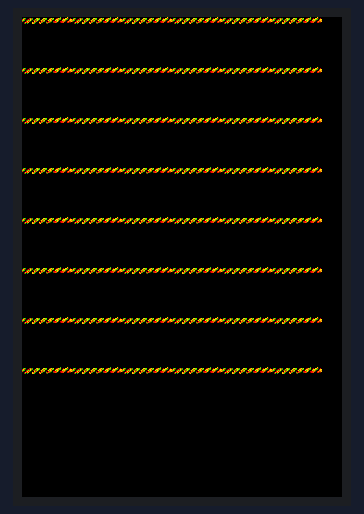
Recording of a sketch running on a simulated ESP32. Shown: 320×480 colour display. Random numbers use the default seed unless the sketch sets one.

Above: at 1.0 s.
At 54.09 s:
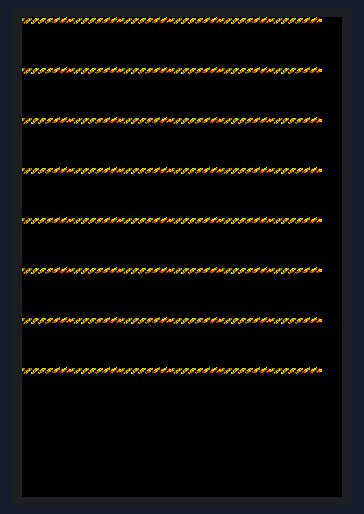
At 69.3 s:
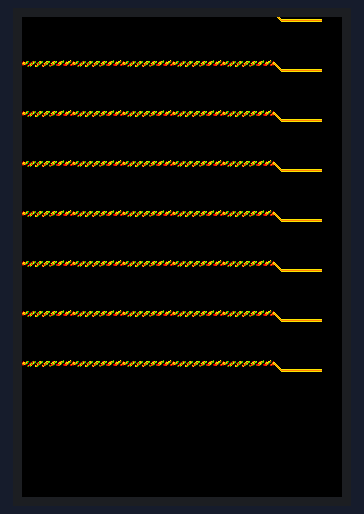
At 84.9 s:
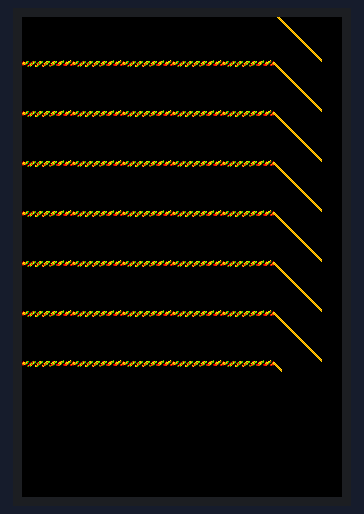
At 97.8 s:
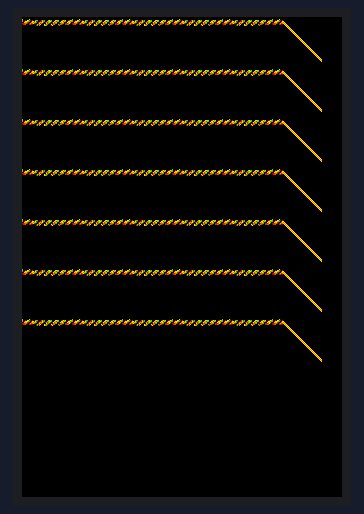
At 128.3 s:
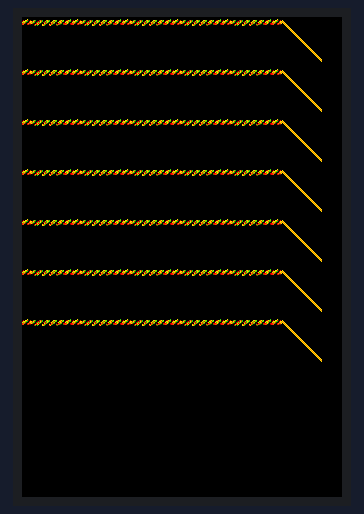

Measured:
- what the display in image 2 shows lasts 0.6 s, from 69.2 s to 69.8 s

The sketch:

main.ino
```cpp
#include <Arduino.h>
#include <TFT_eSPI.h>
#include <SPI.h>
#include "menu.h"
#include "game1.h"

extern TFT_eSPI tft = TFT_eSPI();

void setup() {
    gameSetup();
    //menu(tft);
}


void loop() {
  gameLoop();
}
```

game1.cpp
```cpp
#include <Arduino.h>
#include <TFT_eSPI.h>
#include <SPI.h>
#include "game1.h"

#define TFT_WIDTH  240
#define TFT_HEIGHT 320
#define TILE_SIZE  50   // Example: Each tile is 16x16 pixels
#define WORLD_WIDTH  480   // Example: World is twice the width of the screen
#define WORLD_HEIGHT 640   // Example: World is twice the height of the screen

int playerX = 0;
extern TFT_eSPI tft;

//sprites
const uint16_t playerSprite[] = {
  // Replace this with your player sprite pixel data
};

const uint16_t enemySprite[] = {
  // Replace this with your enemy sprite pixel data
};

const uint16_t itemSprite[] = {
  // Replace this with your item sprite pixel data
};

//player class
class Player {
  private:


  public:
    int x;
    int y;
    int width;
    int height;
    int health;
    int attack;
    int mvmntSpeed;
    int critDmg;

    Player(int startX, int startY, int playerWidth, int playerHeight, int initialHealth, int initialAttack, int initialMvmntSpeed, int initialCritDmg) {
        x = startX;
        y = startY;
        width = playerWidth;
        height = playerHeight;
        health = initialHealth;
        attack = initialAttack;
        mvmntSpeed = initialMvmntSpeed;
        critDmg = initialCritDmg;
    }

    void drawPlayer() {
      tft.fillRect(x, y, width, height, TFT_GREEN);
    }

    void takeDamage(int damage) {
      health -= damage;
      if (health < 0) {
        health = 0;
      }
    }

    int getHealth() {
      return health;
    }

    void setHealth(int newHealth) {
      health = newHealth;
    }

    int getAttackDmg() {
      return attack;
    }

    void setAttackDmg(int newAttackDmg) {
      attack = newAttackDmg;
    }

    bool isAlive() {
      return health > 0;
    }

    void setMvmntSpeed(int newMvmntSpeed) {
      mvmntSpeed = newMvmntSpeed;
    }

    int getMvmntSpeed() {
      return mvmntSpeed;
    }

    void setCritDmg(int newCritDmg) {
        critDmg = newCritDmg;
    }

    int getCritDmg() {
        return critDmg;
    }

};

//enemy class with target setting and movement
class Enemy {

    private:


    public:
        int width;
        int height;
        int health;
        int attack;
        float startX;
        float startY;
        float targetX;
        float targetY;
        float currentY;
        float currentX;
        float speed;

        Enemy(float spawnX, float spawnY, float moveSpeed, int enemyWidth, int enemyHeight, int initialHealth, int initialAttack) {
        width = enemyWidth;
        height = enemyHeight;
        health = initialHealth;
        attack = initialAttack;
        startX = spawnX;
        startY = spawnY;
        currentX = spawnX;
        currentY = spawnY;
        speed = moveSpeed;
    }

    void setTarget(float playerX, float playerY) {
        targetX = playerX;
        targetY = playerY;
    }

    void updatePosition() {
        float dx = targetX - currentX;
        float dy = targetY - currentY;
        float distance = sqrt(dx * dx + dy * dy);

        if (distance > speed){
            // calculate movement
            float moveX = dx / distance * speed;
            float moveY = dy / distance * speed;

            // update current pos
            currentX += moveX;
            currentY += moveY;
        } else {
            // if close, same as target
            currentX = targetX;
            currentY = targetY;
        }
    }

    int getEnemyWidth() {
      return width;
    }

    int getEnemyHeight() {
      return height;
    }

    void drawEnemy() {
        tft.fillRect(currentX, currentY, width, height, TFT_BLUE);

/*         //debugging
        Serial.print("Drawing enemy at: ");
        Serial.print(currentX);
        Serial.print(", ");
        Serial.println(currentY); */
    }

    void takeDamage(int damage) {
      health -= damage;
      if (health < 0) {
        health = 0;
      }
    }

    int getHealth() {
      return health;
    }

    void setHealth(int newHealth) {
      health = newHealth;
    }

    int getAttackDmg() {
      return attack;
    }

    void setAttackDmg(int newAttackDmg) {
      attack = newAttackDmg;
    }

    bool isAlive() {
        return health > 0;
    }
};

//item/pickup class
class Item {
  private:


  public:
    int x;
    int y;
    int width;
    int height;
    bool collected;

    Item(int startX, int startY, int itemWidth, int itemHeight) {
      x = startX;
      y = startY;
      width = itemWidth;
      height = itemHeight;
      collected = false;
    }

    void drawItem() {
      // Draw the item sprite on the screen if it's not collected
      if (!collected) {
        tft.pushImage(x, y, width, height, itemSprite);
      }
    }

    bool isCollected() {
      return collected;
    }

    void collect() {
      collected = true;
    }

        int getWidth() {
      return width;
    }

    int getHeight() {
      return height;
    }

    // Add more methods as needed for your game
};

//collision detection function
bool checkCollision(Player& player, Item& item) {
  // assumes that hitboxes are square
  return (player.x < item.x + item.width &&
          player.x + player.width > item.x &&
          player.y < item.y + item.height &&
          player.y + player.height > item.y);
}

//enemy spawning function
void spawnEnemy(int enemyWidth, int enemyHeight, int enemyHealth, int enemyAttackDmg) {
    // Randomly determine the side of the screen to spawn the enemy
    int side = random(4); // 0: top, 1: right, 2: bottom, 3: left
    int x;
    int y;


    // calculate random position based on the chosen side
    switch (side) {
    case 0: // top
        x = random(0, TFT_WIDTH - enemyWidth);
        y = 0;
        break;
    case 1: // right
        x = TFT_WIDTH - enemyWidth;
        y = random(0, TFT_HEIGHT - enemyHeight);
        break;
    case 2: // bottom
        x = random(0, TFT_WIDTH - enemyWidth);
        y = TFT_HEIGHT - enemyHeight;
        break;
    case 3: // left
        x = 0;
        y = random(0, TFT_HEIGHT - enemyHeight);
        break;
    }

    Serial.println(side);
    //Enemy enemy(x, y, enemyWidth, enemyHeight, enemyHealth, enemyAttackDmg);
    //enemy.drawEnemy();
}

Enemy enemy(0, 0, 5/*move speed*/, 10, 10, 10, 10);
Player player(TFT_WIDTH/2, TFT_HEIGHT/2, 50, 50, 100, 10, 1, 1);

void gameSetup() {
    Serial.begin(115200);
    TFT_eSPI tft = TFT_eSPI();
    tft.init();
    tft.fillScreen(TFT_RED);

    player.drawPlayer();
    enemy.drawEnemy();
    enemy.setTarget(player.x, player.y);

    tft.init();
    tft.setRotation(0);
    tft.fillScreen(TFT_RED);
}

void gameLoop() {
  // Scroll the world
    player.drawPlayer();
    enemy.updatePosition();
    enemy.drawEnemy();


    int scrollX = constrain(playerX - (TFT_WIDTH + TILE_SIZE) / 2, 0, WORLD_WIDTH - TFT_WIDTH - TILE_SIZE);
    int scrollY = constrain(playerX - (TFT_HEIGHT + TILE_SIZE) / 2, 0, WORLD_HEIGHT - TFT_HEIGHT - TILE_SIZE);
    playerX++;
    //scrollY++;

  // Draw the visible portion of the world
  drawWorld(scrollX, scrollY);
}

// Example: Bitmap data for a single tile (16x16 pixels)
// This is just a placeholder, replace it with your actual tile data
const uint16_t tileBitmap[TILE_SIZE * TILE_SIZE] = {
  0x00, 0x00, 0x00, 0x00, 0x00, 0x00, 0x00, 0x00, 0x00, 0x00, 0x00, 0x00,
  0x00, 0x00, 0x00, 0x00, 0x00, 0x00, 0x00, 0x00, 0x00, 0x00, 0x00, 0x00,
  0x00, 0x00, 0x00, 0x00, 0x00, 0x00, 0x00, 0x00, 0x00, 0x00, 0x00, 0x00,
  0x00, 0x00, 0x3F, 0x00, 0x00, 0x00, 0x00, 0x00, 0x00, 0xFF, 0x01, 0x00,
  0x00, 0x00, 0x00, 0x07, 0xFC, 0x07, 0x00, 0x00, 0x00, 0x82, 0x7F, 0xF0,
  0x1F, 0x00, 0x00, 0x00, 0xC6, 0xFF, 0xC3, 0x3F, 0x00, 0x00, 0x00, 0xE7,
  0xFF, 0x8F, 0x7F, 0x00, 0x00, 0x80, 0xE3, 0xFF, 0x1F, 0xFE, 0x00, 0x00,
  0x80, 0xE1, 0xFF, 0x7F, 0xFC, 0x01, 0x00, 0xC0, 0x00, 0xFF, 0xFF, 0xF8,
  0x03, 0x00, 0xE0, 0x00, 0xE0, 0xFF, 0xF1, 0x03, 0x00, 0x60, 0xF0, 0x81,
  0xFF, 0xE3, 0x07, 0x00, 0x60, 0xFC, 0x1F, 0xFE, 0xC7, 0x07, 0x00, 0x30,
  0xFE, 0x7F, 0xF8, 0x8F, 0x0F, 0x00, 0x30, 0xFF, 0xFF, 0xF1, 0x9F, 0x0F,
  0x00, 0xB0, 0xFF, 0xFF, 0xE3, 0x3F, 0x0F, 0x00, 0xB0, 0xFF, 0xFF, 0xC7,
  0x3F, 0x1E, 0x00, 0xB8, 0xFF, 0xFF, 0x8F, 0x7F, 0x1E, 0x00, 0x98, 0x1F,
  0xFC, 0x3F, 0xFF, 0x1C, 0x00, 0xB8, 0x3F, 0xE0, 0x3F, 0xFE, 0x1C, 0x00,
  0x98, 0xFF, 0xC3, 0x7F, 0xFE, 0x19, 0x00, 0x98, 0xFF, 0x0F, 0xFF, 0xFC,
  0x19, 0x00, 0x38, 0xFF, 0x3F, 0xFF, 0xFC, 0x01, 0x00, 0x30, 0xFE, 0x7F,
  0xFE, 0xF9, 0x03, 0x00, 0x30, 0xFC, 0xFF, 0xFC, 0xF9, 0x03, 0x00, 0x30,
  0xF8, 0xFF, 0xF8, 0xF3, 0x03, 0x00, 0x30, 0x00, 0xFF, 0xF9, 0xF3, 0x03,
  0x00, 0x70, 0x00, 0xFC, 0xF9, 0xF3, 0x07, 0x00, 0x60, 0x00, 0xF8, 0xF3,
  0xF3, 0x07, 0x00, 0xE0, 0xF8, 0xF8, 0xF3, 0xF7, 0x03, 0x00, 0xC0, 0xF8,
  0xF1, 0xF3, 0xE3, 0x03, 0x00, 0xC0, 0xFD, 0xF1, 0xF3, 0xF7, 0x01, 0x00,
  0x80, 0xFD, 0xF1, 0xF3, 0xE7, 0x00, 0x00, 0x00, 0xFF, 0xF1, 0xF3, 0x07,
  0x00, 0x00, 0x00, 0xFF, 0xF8, 0xF3, 0x07, 0x00, 0x00, 0x00, 0x7E, 0xF8,
  0xF3, 0x83, 0x03, 0x00, 0x00, 0x3C, 0xF8, 0xF3, 0xC3, 0x01, 0x00, 0x00,
  0x70, 0xF8, 0xF9, 0xE3, 0x00, 0x00, 0x00, 0xE0, 0xE1, 0x41, 0x78, 0x00,
  0x00, 0x00, 0xC0, 0x0F, 0x00, 0x1F, 0x00, 0x00, 0x00, 0x00, 0xFF, 0xFD,
  0x07, 0x00, 0x00, 0x00, 0x00, 0xF8, 0xFF, 0x01, 0x00, 0x00, 0x00, 0x00,
  0x80, 0x16, 0x00, 0x00, 0x00, 0x00, 0x00, 0x00, 0x00, 0x00, 0x00, 0x00,
  0x00, 0x00, 0x00, 0x00, 0x00, 0x00, 0x00, 0x00, 0x00, 0x00, 0x00, 0x00,
  0x00, 0x00,
};

void drawWorld(int offsetX, int offsetY) {
  // Clear the screen
  //tft.fillScreen(TFT_BLACK);

  // Calculate the number of tiles that fit on the screen
  int numTilesX = (TFT_WIDTH + TILE_SIZE * 2 - 1) / TILE_SIZE;
  int numTilesY = (TFT_HEIGHT + TILE_SIZE * 2 - 1) / TILE_SIZE;

  // Calculate the starting tile position
  int startX = offsetX / TILE_SIZE;
  int startY = offsetY / TILE_SIZE;

  // Calculate the offset within the starting tile
  int offsetXInTile = offsetX % TILE_SIZE;
  int offsetYInTile = offsetY % TILE_SIZE;

  // Loop through visible tiles and draw them
  for (int y = 0; y < numTilesY; y++) {
    for (int x = 0; x < numTilesX; x++) {
      // Calculate the world coordinates of the tile
      int worldX = startX + x;
      int worldY = startY + y;

      // Check if the tile is within the bounds of the world
      if (worldX < 0 || worldX >= WORLD_WIDTH / TILE_SIZE ||
          worldY < 0 || worldY >= WORLD_HEIGHT / TILE_SIZE) {
        continue; // Skip drawing out-of-bounds tiles
      }

      // Calculate the screen coordinates to draw the tile
      int screenX = x * TILE_SIZE - offsetXInTile;
      int screenY = y * TILE_SIZE - offsetYInTile;

      // Draw the tile
      drawTile(tileBitmap, screenX, screenY);
    }
  }
}

void drawTile(const uint16_t* bitmap, int x, int y) {
  // Draw the tile bitmap at the specified position
  tft.pushImage(x, y, TILE_SIZE, TILE_SIZE, bitmap);
}
```

game1.h
```cpp
void gameSetup();
void gameLoop();
void drawWorld(int offsetX, int offsetY);
void drawTile(const uint16_t* bitmap, int x, int y);
```

input.cpp
```cpp
#include <Arduino.h>
#include "input.h"
```

input.h
```cpp

```

menu.cpp
```cpp
#include "menu.h"


void menu(TFT_eSPI tft) {
    tft.begin();
    tft.setRotation(1);
    tft.setViewport(0, 0, 240, 320);
    tft.fillScreen(TFT_NAVY);
    tft.fillRect(-160, -160, 320, 500, TFT_DARKGREY);
}
```

menu.h
```cpp
#ifndef MENU_H
#define MENU_H

#include <Arduino.h>
#include <TFT_eSPI.h>
#include <SPI.h>

void menu(TFT_eSPI tft);

#endif
```

sdCard.cpp
```cpp

```
